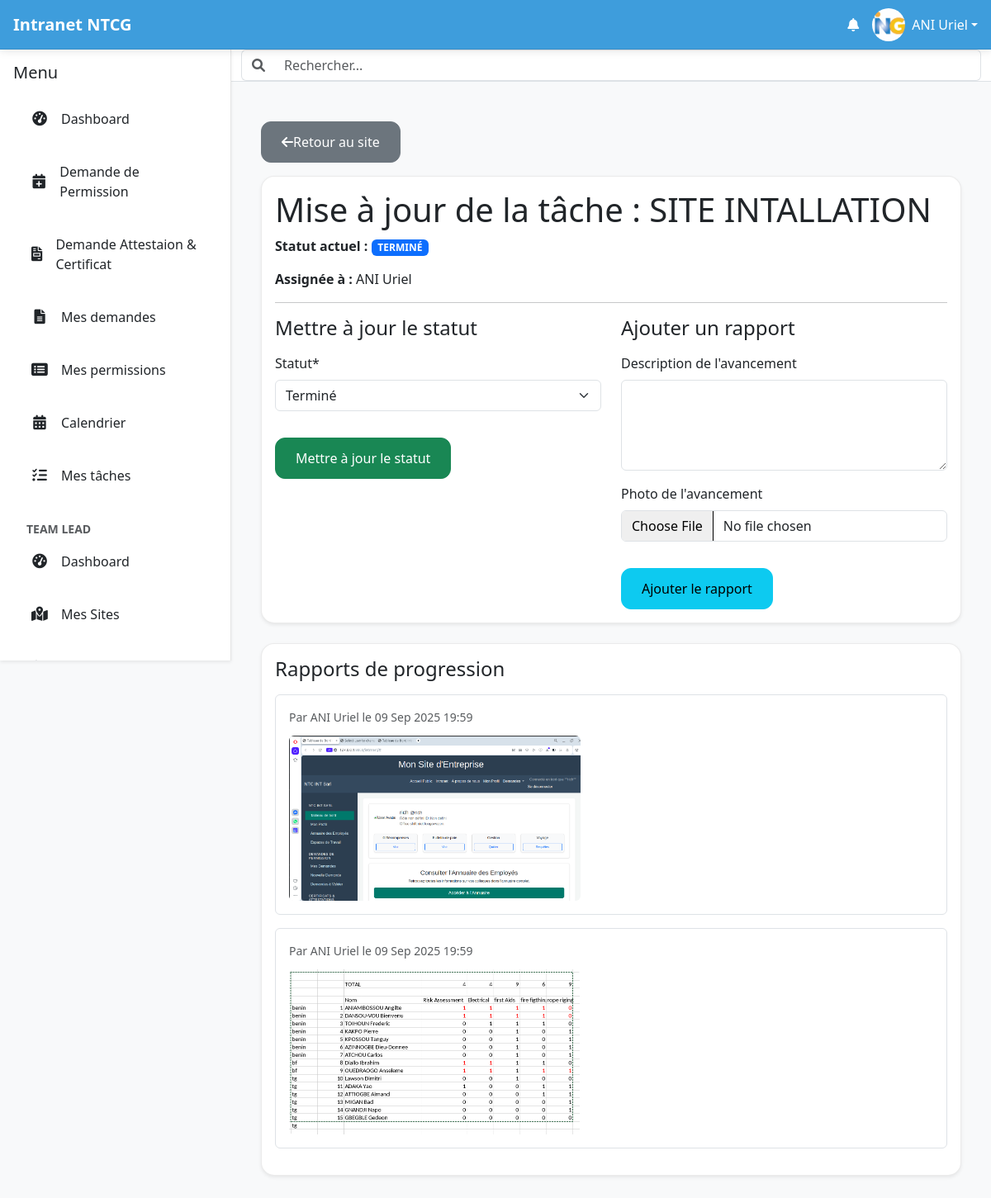
Screenshot of /tasks/2/update/ (signed in) with the database file from the repository.
### intranet/models.py (models this page shows, shortened)
class User(AbstractUser):
    date_de_naissance = models.DateField(null=True, blank=True)
    nationalite = CountryField(blank=True)
    pays_de_naissance = CountryField(blank=True)
    type_sanguin = models.CharField(max_length=5, blank=True)
    adresse = models.CharField(max_length=255, blank=True)
    telephone_personnel = models.CharField(max_length=20, blank=True)
    piece_type = models.ForeignKey(PieceType, on_delete=models.SET_NULL, null=True, blank=True, verbose_name="Type de pièce d'identité")
    piece_number = models.CharField(max_length=100, blank=True, verbose_name="Numéro de la pièce d'identité")
    personal_email = models.EmailField(blank=True, null=True, verbose_name="Email personnel")
    emergency_contact_name = models.CharField(max_length=255, blank=True, verbose_name="Nom et prénom du contact d'urgence")
    emergency_contact_phone = models.CharField(max_length=20, blank=True, verbose_name="Téléphone du contact d'urgence")
    allergies = models.TextField(blank=True)
    maladies_chroniques = models.TextField(blank=True)
    medicaments = models.TextField(blank=True)
    job_role = models.ForeignKey(JobRole, on_delete=models.SET_NULL, null=True, blank=True)
    departement = models.ForeignKey(Department, on_delete=models.SET_NULL, null=True, blank=True)
    date_embauche = models.DateField(null=True, blank=True)
    professional_email = models.EmailField(blank=True, null=True, verbose_name="Email professionnel")
    contract_type = models.ForeignKey(ContractType, on_delete=models.SET_NULL, null=True, blank=True, verbose_name="Type de contrat")
    isignum = models.CharField(max_length=100, blank=True, verbose_name="Numéro Isignum")
    eritop_id = models.CharField(max_length=100, blank=True, verbose_name="ID Eritop")
    country = models.ForeignKey(Country, on_delete=models.SET_NULL, null=True, blank=True, verbose_name="Pays de l'employé")
    managed_countries = models.ManyToManyField(Country, related_name='managers', blank=True, verbose_name="Pays gérés")
    bank_info = models.ForeignKey(BankInfo, on_delete=models.SET_NULL, null=True, blank=True, verbose_name="Nom de la banque")
    bank_account_number = models.CharField(max_length=50, blank=True, verbose_name="Numéro de compte bancaire")
    cnss = models.CharField(max_length=50, verbose_name="Numéro CNSS/Sécurité Sociale", blank=True)
    dependants = models.TextField(blank=True)
    employee_id = models.CharField(max_length=100, unique=True, blank=True, verbose_name="Numéro de matricule")
    photo_profil = models.ImageField(upload_to='photos_profils/', null=True, blank=True)
    class Meta:
        ordering = ['last_name', 'first_name']
        indexes = [
            models.Index(fields=['last_name', 'first_name']),
            models.Index(fields=['is_active']),
            models.Index(fields=['departement']),
            models.Index(fields=['country']),
            models.Index(fields=['email']),
            models.Index(fields=['is_active', 'country']),
        ]

class Task(models.Model):
    STATUS_CHOICES = [
        ('À FAIRE', 'À faire'),
        ('EN COURS', 'En cours'),
        ('TERMINÉ', 'Terminé'),
        ('EN ATTENTE', 'En attente'),
    ]
    title = models.CharField(max_length=255, verbose_name="Titre de l'activité")
    description = models.TextField(verbose_name="Description de l'activité", blank=True, null=True)
    site = models.ForeignKey(
        'Site',
        on_delete=models.CASCADE,
        related_name='tasks',
        verbose_name="Site associé"
    )
    assigned_to = models.ForeignKey(
        settings.AUTH_USER_MODEL,
        on_delete=models.SET_NULL,
        null=True,
        blank=True,
        related_name='tasks',
        verbose_name="Assigné à"
    )
    due_date = models.DateField(verbose_name="Date d'échéance", null=True, blank=True)
    status = models.CharField(max_length=20, choices=STATUS_CHOICES, default='À FAIRE', verbose_name="Statut")
    created_at = models.DateTimeField(auto_now_add=True)
    updated_at = models.DateTimeField(auto_now=True)
    class Meta:
        verbose_name = "Activité"
        verbose_name_plural = "Activités"

class TaskReport(models.Model):
    task = models.ForeignKey(
        'Task',
        on_delete=models.CASCADE,
        related_name='reports',
        verbose_name="Tâche associée"
    )
    report_text = models.TextField(verbose_name="Description de l'avancement", blank=True, null=True)
    photo = models.ImageField(upload_to='task_photos/', verbose_name="Photo de l'avancement", blank=True, null=True)
    created_at = models.DateTimeField(auto_now_add=True)
    reported_by = models.ForeignKey(
        settings.AUTH_USER_MODEL,
        on_delete=models.SET_NULL,
        null=True,
        verbose_name="Rapporté par"
    )
    class Meta:
        verbose_name = "Rapport de Tâche"
        verbose_name_plural = "Rapports de Tâche"
        ordering = ['-created_at']

### intranet/views.py (the view)
# urls.py: path('tasks/<int:task_id>/update/', views.update_task_progress, name='update_task_progress'),
@login_required
def update_task_progress(request, task_id):
    task = get_object_or_404(Task, id=task_id)
    if request.user != task.assigned_to:
        messages.error(request, "Vous n'êtes pas autorisé à modifier cette tâche.")
        return redirect('site_detail', site_id=task.site.id)
    if request.method == 'POST':
        update_form = TaskUpdateForm(request.POST, instance=task)
        report_form = TaskReportForm(request.POST, request.FILES)
        if update_form.is_valid():
            update_form.save()
            messages.success(request, "Le statut de la tâche a été mis à jour.")
        if report_form.is_valid() and (report_form.cleaned_data['report_text'] or report_form.cleaned_data['photo']):
            report = report_form.save(commit=False)
            report.task = task
            report.reported_by = request.user
            report.save()
            messages.success(request, "Le rapport a été ajouté avec succès.")
        return redirect('site_detail', site_id=task.site.id)
    else:
        update_form = TaskUpdateForm(instance=task)
        report_form = TaskReportForm()
    context = {
        'task': task,
        'update_form': update_form,
        'report_form': report_form
    }
    return render(request, 'intranet/update_task_progress.html', context)

### templates/intranet/update_task_progress.html (shortened to what this page needs)
{% extends 'intranet/base.html' %}
{% load crispy_forms_tags %}
{% block content %}
<div class="container mt-4">
    <a href="{% url 'site_detail' task.site.id %}" class="btn btn-secondary mb-3"><i class="fas fa-arrow-left"></i> Retour au site</a>
    <div class="card shadow-sm mb-4">
        <div class="card-body">
            <h1 class="card-title">Mise à jour de la tâche : {{ task.title }}</h1>
            <p><strong>Statut actuel :</strong> <span class="badge bg-primary">{{ task.status }}</span></p>
            <p><strong>Assignée à :</strong> {{ task.assigned_to.get_full_name }}</p>
            <hr>
            <div class="row">
                <div class="col-md-6">
                    <h4 class="mb-3">Mettre à jour le statut</h4>
                    <form method="post">
                        {{ update_form|crispy }}
                        <button type="submit" class="btn btn-success mt-3">Mettre à jour le statut</button>
                    </form>
                </div>
                <div class="col-md-6">
                    <h4 class="mb-3">Ajouter un rapport</h4>
                    <form method="post" enctype="multipart/form-data">
                        {{ report_form|crispy }}
                        <button type="submit" class="btn btn-info mt-3">Ajouter le rapport</button>
                    </form>
                </div>
            </div>
        </div>
    </div>
    <div class="card shadow-sm">
        <div class="card-body">
            <h4 class="mb-3">Rapports de progression</h4>
            {% if task.reports.all %}
                <ul class="list-unstyled">
                    {% for report in task.reports.all %}
                        <li class="mb-3 p-3 border rounded">
                            <p class="small text-muted mb-1">Par {{ report.reported_by.get_full_name }} le {{ report.created_at|date:"d M Y H:i" }}</p>
                            {% if report.photo %}<img src="{{ report.photo.url }}" alt="Photo de l'avancement" class="img-fluid rounded mt-2" style="max-height: 200px;">{% endif %}
                        </li>
                    {% endfor %}
                </ul>
            {% else %}
                <div class="alert alert-warning">Aucun rapport n'a encore été ajouté pour cette tâche.</div>
            {% endif %}
        </div>
    </div>
</div>
{% endblock %}

### templates/intranet/base.html (shortened to what this page needs)
{% load static intranet_tags %}
<!doctype html>
<html lang="fr">
<head>
    <link rel="stylesheet" href="https://cdn.jsdelivr.net/npm/bootstrap@5.3.3/dist/css/bootstrap.min.css"
          media="print" onload="this.media='all'">
    <link rel="stylesheet" href="https://cdnjs.cloudflare.com/ajax/libs/font-awesome/6.0.0-beta3/css/all.min.css">
    <link rel="stylesheet" type="text/css" href="https://cdn.datatables.net/2.0.8/css/dataTables.dataTables.css">
</head>
<body>
    <header id="top-header" class="d-flex justify-content-between align-items-center">
        <div class="d-flex align-items-center">
            <a href="{% url 'home_view' %}" class="text-decoration-none text-white d-flex align-items-center">
                <span class="fs-5 fw-bold">Intranet NTCG</span>
            </a>
        </div>
        <div class="d-flex align-items-center">
            <a href="{% url 'notifications' %}" class="text-white me-3 position-relative touch-feedback"
                data-bs-toggle="tooltip" data-bs-placement="bottom" title="Notifications" aria-label="Notifications">
                <i class="fas fa-bell"></i>
            </a>
            <div class="dropdown">
                <a class="text-white d-flex align-items-center text-decoration-none dropdown-toggle touch-feedback" href="#"
                    id="profileDropdown" role="button" data-bs-toggle="dropdown" aria-expanded="false"
                    aria-label="Menu profil">
                    <img src="{% if user.photo_profil %}{{ user.photo_profil.url }}{% else %}{% static 'images/default_profile.png' %}{% endif %}"
                         alt="Avatar de {{ user.get_full_name|default:user.username }}"
                         class="rounded-circle me-2" width="40" height="40" style="object-fit: cover;">
                    <span class="d-none d-sm-inline">{{ user.get_full_name|default:user.username }}</span>
                </a>
            </div>
        </div>
    </header>
    <div id="main-wrapper">
        <nav id="sidebar" class="shadow-sm" aria-label="Menu principal">
            <div class="p-3">
                <div class="d-flex justify-content-between align-items-center mb-3">
                    <h5 class="mb-0">Menu</h5>
                </div>
                <ul class="nav nav-pills flex-column mb-auto" id="sidebar-nav-links">
                   <li class="nav-item">
                        <a href="{% url 'dashboard' %}" class="nav-link {% if request.resolver_match.url_name == 'home_view' %}active{% endif %} touch-feedback">
                            <i class="fas fa-tachometer-alt"></i> Dashboard
                        </a>
                    </li>
                    <li class="nav-item">
                        <a class="nav-link touch-feedback" href="{% url 'submit_leave_request' %}">
                            <i class="fas fa-calendar-plus"></i>
                            <span>Demande de Permission</span>
                        </a>
                    </li>
                    <li class="nav-item">
                        <a class="nav-link touch-feedback" href="{% url 'request_document' %}">
                            <i class="fas fa-file-invoice"></i> Demande Attestaion & Certificat
                        </a>
                    </li>
                    <li class="nav-item">
                        <a class="nav-link touch-feedback" href="{% url 'my_document_requests' %}">
                            <i class="fas fa-file-alt"></i> Mes demandes
                        </a>
                    </li>
                    <li class="nav-item">
                        <a class="nav-link touch-feedback" href="{% url 'my_leave_requests' %}">
                            <i class="fas fa-list-alt"></i>
                            <span>Mes permissions</span>
                        </a>
                    </li>
                    {% if user.is_authenticated %}
                    <li class="nav-item">
                        <a href="#" class="nav-link touch-feedback">
                            <i class="fas fa-calendar-alt"></i> Calendrier
                        </a>
                    </li>
                    <li class="nav-item">
                        <a href="#" class="nav-link touch-feedback">
                            <i class="fas fa-tasks"></i> Mes tâches
                        </a>
                    </li>
                    {% endif %}
                    {% if request.user|has_group:"Team Lead" %}
                    <li class="nav-item mt-3">
                        <small class="text-muted px-3"><strong>TEAM LEAD</strong></small>
                    </li>
                    <li class="nav-item">
                        <a href="{% url 'team_lead_dashboard' %}" class="nav-link {% if request.resolver_match.url_name == 'team_lead_dashboard' %}active{% endif %} touch-feedback">
                            <i class="fas fa-tachometer-alt"></i> Dashboard
                        </a>
                    </li>
                    <li class="nav-item">
                        <a href="{% url 'team_lead_sites' %}" class="nav-link {% if request.resolver_match.url_name == 'team_lead_sites' %}active{% endif %} touch-feedback">
                            <i class="fas fa-map-marked-alt"></i> Mes Sites
                        </a>
                    </li>
                    <li class="nav-item">
                        <a href="#" class="nav-link touch-feedback">
                        </a>
                    </li>
                    {% endif %}
                </ul>
            </div>
        </nav>
        <div id="content-area">
            <nav id="top-navbar" class="bg-white border-bottom">
                <div class="container-fluid">
                    <form class="d-flex w-100">
                        <div class="input-group">
                            <span class="input-group-text bg-white border-end-0">
                                <i class="fas fa-search text-muted"></i>
                            </span>
                            <input class="form-control border-start-0" type="search"
                                   placeholder="Rechercher..." aria-label="Search" id="global-search"
                                   style="font-size: 16px;">
                        </div>
                    </form>
                </div>
            </nav>
            <main id="main-content" class="p-3 p-lg-4">
                {% block content %}
                {% endblock %}
            </main>
        </div>
    </div>
</body>
</html>

### rows the page displays
User: get_full_name "ANI Uriel"
Task: title "SITE INTALLATION", status "TERMINÉ", assigned_to.get_full_name "ANI Uriel", status "Terminé"
TaskReport: reported_by.get_full_name "ANI Uriel", created_at "09 Sep 2025 19:59", photo (picture)
TaskReport: reported_by.get_full_name "ANI Uriel", created_at "09 Sep 2025 19:59", photo (picture)
